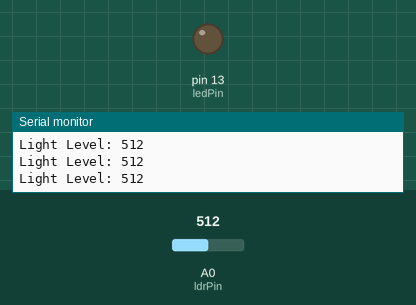
This sketch was run on a simulated Arduino Uno, built with avr-gcc and run on an emulated ATmega328P. On the bench: output pins drawn as LEDs (lit = HIGH), the last lines printed to the serial monitor. Inputs (shaded band) come from the test bench; at power-on: A0 (ldrPin) = 512.

Above: at 1.2 s.
1.3 s: A0 (ldrPin) set to 485
At 2.4 s:
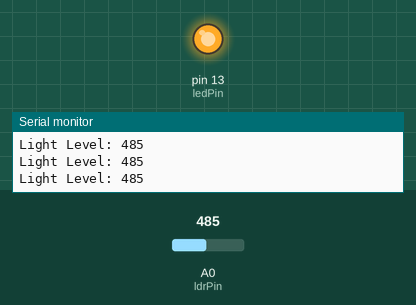
2.8 s: A0 (ldrPin) set to 510
At 3.8 s:
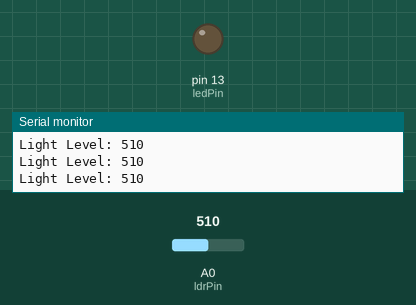
4.3 s: A0 (ldrPin) set to 490
At 5.1 s:
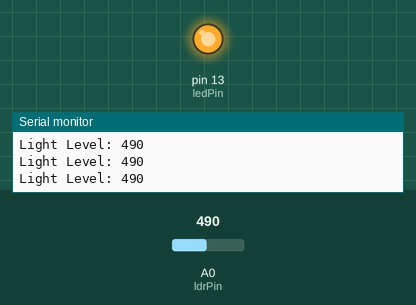
Timing chart, 0 to 7.3 s (numbered marks = the images above; inputs shaded):
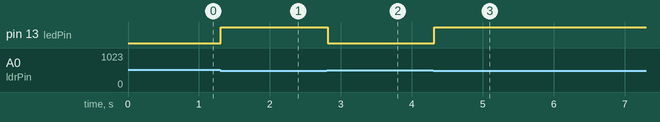

Measured:
- the behaviour switches between 500 and 499 on A0 (ldrPin) (found by bisection; images 0 and 1)
- after the input at 1.3 s, pin 13 (ledPin): LOW → HIGH at once
- after the input at 2.8 s, pin 13 (ledPin): HIGH → LOW at once
- after the input at 4.3 s, pin 13 (ledPin): LOW → HIGH at once

The sketch:

Smart_Street_Light.ino
```cpp
// Define the pin numbers
const int ldrPin = A0;  // LDR connected to analog pin A0
const int ledPin = 13;  // LED connected to digital pin 13

void setup() {
  pinMode(ledPin, OUTPUT);  // Set the LED pin as an output
  Serial.begin(9600);       // Initialize serial communication
}

void loop() {
  int lightLevel = analogRead(ldrPin);  // Read the light level from the LDR

  Serial.print("Light Level: ");
  Serial.println(lightLevel);  // Print the light level to the serial monitor

  // Set a threshold value for turning on/off the LED
  int threshold = 500;  // Adjust this value based on your environment

  if (lightLevel < threshold) {
    digitalWrite(ledPin, HIGH);  // Turn on the LED if light level is below threshold
  } else {
    digitalWrite(ledPin, LOW);   // Turn off the LED if light level is above threshold
  }

  delay(100);  // Delay for stability
}
```
